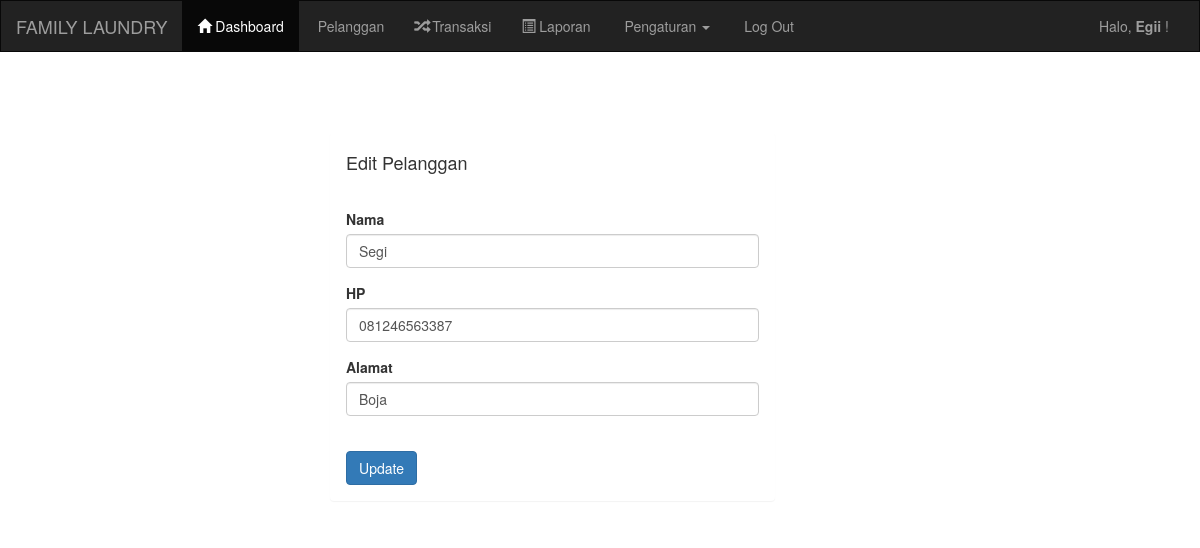
Screenshot of /pelanggan_edit.php?id=1 (signed in) with the database file from the repository.
### tables this page shows
CREATE TABLE `pelanggan` (
  `pelanggan_id` int(11) NOT NULL,
  `pelanggan_nama` varchar(255) NOT NULL,
  `pelanggan_hp` varchar(20) NOT NULL,
  `pelanggan_alamat` text NOT NULL
);

### pelanggan_edit.php (the view, shortened to what this page needs)
<?php include 'header.php'; ?>
<div class="container">
    <br/>
    <br/>
    <br/>
    <div class="col-md-5 col-md-offset-3">
        <div class="panel">
            <div class="panel-heading">
                <h4>Edit Pelanggan</h4>
            </div>
            <div class="panel-body">
                <?php
                include '../koneksi.php';
                $id = $_GET['id'];
                $data = mysqli_query($koneksi, "select * from pelanggan where pelanggan_id='$id'");
                while ($d = mysqli_fetch_array($data)) {
                ?>
                <form method="post" action="pelanggan_update.php">
                    <div class="form-group">
                        <label>Nama</label>
                        <input type="text" class="form-control" name="nama" placeholder="Masukkan nama.." value="<?php echo $d['pelanggan_nama']; ?>">
                    </div>
                    <div class="form-group">
                        <label>HP</label>
                        <input type="number" class="form-control" name="hp" placeholder="Masukkan no.hp.." value="<?php echo $d['pelanggan_hp']; ?>">
                    </div>
                    <div class="form-group">
                        <label>Alamat</label>
                        <input type="text" class="form-control" name="alamat" placeholder="Masukkan alamat .." value="<?php echo $d['pelanggan_alamat']; ?>">
                    </div>
                    <br/>
                    <input type="submit" class="btn btn-primary" value="Update">
                </form>
                <?php
                }
                ?>
            </div>
        </div>
    </div>
</div>
<?php include 'footer.php'; ?>

### rows the page displays
pelanggan: nama "Segi", hp "081246563387", alamat "Boja"

### other values shown
$_SESSION['username'] "Egii"
